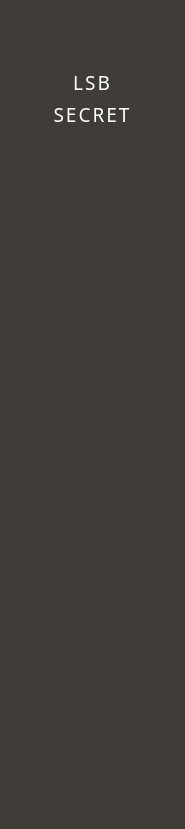
     <widget class="QFrame" name="frame_2">
      <property name="enabled">
       <bool>true</bool>
      </property>
      <property name="maximumSize">
       <size>
        <width>100</width>
        <height>16777215</height>
       </size>
      </property>
      <property name="baseSize">
       <size>
        <width>0</width>
        <height>0</height>
       </size>
      </property>
      <property name="styleSheet">
       <string notr="true">background-color: rgb(64, 61, 57);
width: 185;
left: -25px;
border-top-right-radius: 50px;
border-bottom-right-radius: 50px;
</string>
      </property>
      <property name="frameShape">
       <enum>QFrame::StyledPanel</enum>
      </property>
      <property name="frameShadow">
       <enum>QFrame::Raised</enum>
      </property>
      <layout class="QVBoxLayout" name="verticalLayout_4">
       <property name="spacing">
        <number>0</number>
       </property>
       <property name="leftMargin">
        <number>0</number>
       </property>
       <property name="topMargin">
        <number>35</number>
       </property>
       <property name="rightMargin">
        <number>0</number>
       </property>
       <property name="bottomMargin">
        <number>0</number>
       </property>
       <item>
        <spacer name="verticalSpacer_3">
         <property name="orientation">
          <enum>Qt::Vertical</enum>
         </property>
         <property name="sizeType">
          <enum>QSizePolicy::Fixed</enum>
         </property>
         <property name="sizeHint" stdset="0">
          <size>
           <width>20</width>
           <height>5</height>
          </size>
         </property>
        </spacer>
       </item>
       <item>
        <layout class="QVBoxLayout" name="verticalLayout">
         <property name="spacing">
          <number>15</number>
         </property>
         <item>
          <widget class="QPushButton" name="pushButton_5">
           <property name="sizePolicy">
            <sizepolicy hsizetype="Minimum" vsizetype="Minimum">
             <horstretch>0</horstretch>
             <verstretch>0</verstretch>
            </sizepolicy>
           </property>
           <property name="text">
            <string/>
           </property>
           <property name="icon">
            <iconset resource="../resources/resource.qrc">
             <normaloff>:/img/logo.png</normaloff>:/img/logo.png</iconset>
           </property>
           <property name="iconSize">
            <size>
             <width>60</width>
             <height>60</height>
            </size>
           </property>
           <property name="flat">
            <bool>false</bool>
           </property>
          </widget>
         </item>
         <item>
          <layout class="QVBoxLayout" name="verticalLayout_5">
           <property name="spacing">
            <number>5</number>
           </property>
           <item>
            <widget class="QLabel" name="label_2">
             <property name="font">
              <font>
               <family>Kdam Thmor Pro</family>
               <pointsize>14</pointsize>
              </font>
             </property>
             <property name="styleSheet">
              <string notr="true">top: 135px;
left: 43px;
font-family: Kdam Thmor Pro;
line-height: 100%;
letter-spacing: 2px;
text-align: center;
color: #FFFFFF;

</string>
             </property>
             <property name="text">
              <string>LSB</string>
             </property>
             <property name="alignment">
              <set>Qt::AlignCenter</set>
             </property>
            </widget>
           </item>
           <item>
            <widget class="QLabel" name="label_3">
             <property name="font">
              <font>
               <family>Kdam Thmor Pro</family>
               <pointsize>14</pointsize>
              </font>
             </property>
             <property name="styleSheet">
              <string notr="true">top: 135px;
left: 43px;
font-family: Kdam Thmor Pro;
line-height: 100%;
letter-spacing: 2px;
text-align: center;
color: #FFFFFF;
</string>
             </property>
             <property name="text">
              <string>SECRET</string>
             </property>
             <property name="alignment">
              <set>Qt::AlignCenter</set>
             </property>
            </widget>
           </item>
          </layout>
         </item>
        </layout>
       </item>
       <item>
        <spacer name="verticalSpacer">
         <property name="orientation">
          <enum>Qt::Vertical</enum>
         </property>
         <property name="sizeType">
          <enum>QSizePolicy::Maximum</enum>
         </property>
         <property name="sizeHint" stdset="0">
          <size>
           <width>20</width>
           <height>151</height>
          </size>
         </property>
        </spacer>
       </item>
       <item alignment="Qt::AlignHCenter|Qt::AlignVCenter">
        <widget class="QPushButton" name="pushButton_2">
         <property name="minimumSize">
          <size>
           <width>70</width>
           <height>70</height>
          </size>
         </property>
         <property name="maximumSize">
          <size>
           <width>70</width>
           <height>70</height>
          </size>
         </property>
         <property name="focusPolicy">
          <enum>Qt::StrongFocus</enum>
         </property>
         <property name="autoFillBackground">
          <bool>false</bool>
         </property>
         <property name="styleSheet">
          <string notr="true">QPushButton:hover
{
	background-color: rgb(91, 87, 81);
	border-radius:10px;
}

QPushButton:checked
{  
	border-radius:10px;
	background-color: rgba(235, 94, 40, 1);
}
</string>
         </property>
         <property name="text">
          <string/>
         </property>
         <property name="icon">
          <iconset resource="../resources/resource.qrc">
           <normaloff>:/img/home.png</normaloff>:/img/home.png</iconset>
         </property>
         <property name="iconSize">
          <size>
           <width>40</width>
           <height>40</height>
          </size>
         </property>
         <property name="checkable">
          <bool>true</bool>
         </property>
         <property name="checked">
          <bool>false</bool>
         </property>
         <property name="autoExclusive">
          <bool>true</bool>
         </property>
        </widget>
       </item>
       <item>
        <spacer name="verticalSpacer_4">
         <property name="orientation">
          <enum>Qt::Vertical</enum>
         </property>
         <property name="sizeType">
          <enum>QSizePolicy::Preferred</enum>
         </property>
         <property name="sizeHint" stdset="0">
          <size>
           <width>20</width>
           <height>40</height>
          </size>
         </property>
        </spacer>
       </item>
       <item alignment="Qt::AlignHCenter">
        <widget class="QPushButton" name="pushButton">
         <property name="minimumSize">
          <size>
           <width>70</width>
           <height>70</height>
          </size>
         </property>
         <property name="maximumSize">
          <size>
           <width>70</width>
           <height>70</height>
          </size>
         </property>
         <property name="styleSheet">
          <string notr="true">QPushButton:hover
{
	background-color: rgb(91, 87, 81);
	border-radius:10px;
}

QPushButton:checked
{  
	border-radius:10px;
	background-color: rgba(235, 94, 40, 1);
}
</string>
         </property>
         <property name="text">
          <string/>
         </property>
         <property name="icon">
          <iconset resource="../resources/resource.qrc">
           <normaloff>:/img/encoder.png</normaloff>:/img/encoder.png</iconset>
         </property>
         <property name="iconSize">
          <size>
           <width>40</width>
           <height>40</height>
          </size>
         </property>
         <property name="checkable">
          <bool>true</bool>
         </property>
         <property name="autoExclusive">
          <bool>true</bool>
         </property>
        </widget>
       </item>
       <item>
        <spacer name="verticalSpacer_5">
         <property name="orientation">
          <enum>Qt::Vertical</enum>
         </property>
         <property name="sizeType">
          <enum>QSizePolicy::Expanding</enum>
         </property>
         <property name="sizeHint" stdset="0">
          <size>
           <width>20</width>
           <height>40</height>
          </size>
         </property>
        </spacer>
       </item>
       <item alignment="Qt::AlignHCenter">
        <widget class="QPushButton" name="pushButton_3">
         <property name="minimumSize">
          <size>
           <width>70</width>
           <height>70</height>
          </size>
         </property>
         <property name="maximumSize">
          <size>
           <width>70</width>
           <height>70</height>
          </size>
         </property>
         <property name="styleSheet">
          <string notr="true">QPushButton:hover
{
	background-color: rgb(91, 87, 81);
	border-radius:10px;
}

QPushButton:checked
{  
	border-radius:10px;
	background-color: rgba(235, 94, 40, 1);
}
</string>
         </property>
         <property name="text">
          <string/>
         </property>
         <property name="icon">
          <iconset resource="../resources/resource.qrc">
           <normaloff>:/img/decoder.png</normaloff>:/img/decoder.png</iconset>
         </property>
         <property name="iconSize">
          <size>
           <width>40</width>
           <height>40</height>
          </size>
         </property>
         <property name="checkable">
          <bool>true</bool>
         </property>
         <property name="autoExclusive">
          <bool>true</bool>
         </property>
        </widget>
       </item>
       <item>
        <spacer name="verticalSpacer_6">
         <property name="orientation">
          <enum>Qt::Vertical</enum>
         </property>
         <property name="sizeType">
          <enum>QSizePolicy::Expanding</enum>
         </property>
         <property name="sizeHint" stdset="0">
          <size>
           <width>20</width>
           <height>40</height>
          </size>
         </property>
        </spacer>
       </item>
       <item alignment="Qt::AlignHCenter">
        <widget class="QPushButton" name="pushButton_4">
         <property name="minimumSize">
          <size>
           <width>70</width>
           <height>70</height>
          </size>
         </property>
         <property name="maximumSize">
          <size>
           <width>70</width>
           <height>70</height>
          </size>
         </property>
         <property name="styleSheet">
          <string notr="true">QPushButton:hover
{
	background-color: rgb(91, 87, 81);
	border-radius:10px;
}

QPushButton:checked
{  
	border-radius:10px;
	background-color: rgba(235, 94, 40, 1);
}
</string>
         </property>
         <property name="text">
          <string/>
         </property>
         <property name="icon">
          <iconset resource="../resources/resource.qrc">
           <normaloff>:/img/saves.png</normaloff>:/img/saves.png</iconset>
         </property>
         <property name="iconSize">
          <size>
           <width>40</width>
           <height>40</height>
          </size>
         </property>
         <property name="checkable">
          <bool>true</bool>
         </property>
         <property name="autoExclusive">
          <bool>true</bool>
         </property>
        </widget>
       </item>
       <item>
        <spacer name="verticalSpacer_2">
         <property name="orientation">
          <enum>Qt::Vertical</enum>
         </property>
         <property name="sizeType">
          <enum>QSizePolicy::Maximum</enum>
         </property>
         <property name="sizeHint" stdset="0">
          <size>
           <width>20</width>
           <height>150</height>
          </size>
         </property>
        </spacer>
       </item>
      </layout>
     </widget>
